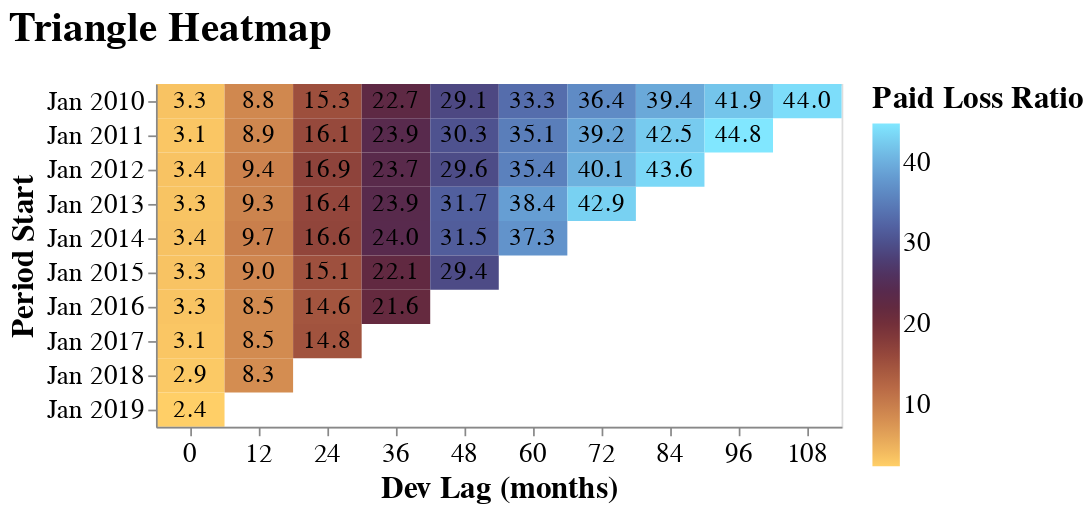

The cell this chart's notebook holds for it:
### Code cell
triangle.plot_heatmap()

### Figure 1 — Vega-Lite specification as saved in the notebook (floating-point values rounded to 4 significant figures)
{"autosize": {"contains": "content", "resize": true}, "config": {"style": {"group-title": {"fontSize": 24}, "group-subtitle": {"fontSize": 18}, "guide-label": {"fontSize": 16, "font": "sans-serif"}, "guide-title": {"fontSize": 18, "font": "sans-serif"}}, "mark": {"color": "#1f8fff"}, "title": {"anchor": "start", "offset": 20}, "legend": {"orient": "right", "titleAnchor": "start", "layout": {"direction": "vertical"}, "labelFontSize": 16.0, "titleFontSize": 18.0}, "axis": {"labelFontSize": 16.0, "titleFontSize": 18.0}}, "layer": [{"mark": {"type": "rect"}, "encoding": {"color": {"condition": {"param": "param_96", "field": "metric", "scale": {"range": ["#ffcf67", "#ecb15d", "#da9654", "#c87e4c", "#b66745", "#a1533e", "#8a3f3a", "#733039", "#5f2941", "#522c53", "#4c3a6d", "#4d4e8a", "#5264a4", "#597bb8", "#6293cb", "#6caddc", "#76c9ed", "#81e7ff"]}, "title": "Paid Loss Ratio", "type": "quantitative"}, "value": "gray"}, "stroke": {"condition": [{"test": "((datum.metric_sd / datum.metric) > 0)", "value": "black"}]}, "strokeWidth": {"condition": [{"test": "((datum.metric_sd / datum.metric) > 0)", "value": 3}], "value": 0}, "tooltip": [{"field": "period_start", "title": "Period Start", "type": "temporal"}, {"field": "period_end", "title": "Period End", "type": "temporal"}, {"field": "evaluation_date", "title": "Evaluation Date", "type": "temporal"}, {"field": "dev_lag", "title": "Dev Lag (months)", "type": "ordinal"}, {"field": "metric", "title": "Paid Loss Ratio", "type": "quantitative"}], "x": {"axis": {"labelAngle": 0}, "field": "dev_lag", "title": "Dev Lag (months)", "type": "nominal"}, "y": {"field": "period_start", "scale": {"reverse": false}, "timeUnit": "yearmonth", "title": "Period Start", "type": "ordinal"}}, "name": "view_105", "title": {"text": "Paid Loss Ratio", "anchor": "middle", "font": "sans-serif", "fontSize": 12, "fontWeight": "normal"}}, {"mark": {"type": "text", "font": "sans-serif", "fontSize": 14.74}, "encoding": {"text": {"field": "metric", "format": ",.1f", "type": "quantitative"}, "x": {"axis": {"labelAngle": 0}, "field": "dev_lag", "title": "Dev Lag (months)", "type": "nominal"}, "y": {"field": "period_start", "scale": {"reverse": false}, "timeUnit": "yearmonth", "title": "Period Start", "type": "ordinal"}}, "title": {"text": "Paid Loss Ratio", "anchor": "middle", "font": "sans-serif", "fontSize": 12, "fontWeight": "normal"}}], "data": {"values": [{"period_start": "2010-01-01T00:00:00", "period_end": "2010-12-31T00:00:00", "evaluation_date": "2010-12-31T00:00:00", "dev_lag": 0.0, "metric": 3.327, "metric_sd": 0, "metric_lower_ci": null, "metric_upper_ci": null, "Field": "Paid Loss Ratio"}, {"period_start": "2010-01-01T00:00:00", "period_end": "2010-12-31T00:00:00", "evaluation_date": "2011-12-31T00:00:00", "dev_lag": 12.0, "metric": 8.836, "metric_sd": 0, "metric_lower_ci": null, "metric_upper_ci": null, "Field": "Paid Loss Ratio"}, {"period_start": "2010-01-01T00:00:00", "period_end": "2010-12-31T00:00:00", "evaluation_date": "2012-12-31T00:00:00", "dev_lag": 24.0, "metric": 15.29, "metric_sd": 0, "metric_lower_ci": null, "metric_upper_ci": null, "Field": "Paid Loss Ratio"}, {"period_start": "2010-01-01T00:00:00", "period_end": "2010-12-31T00:00:00", "evaluation_date": "2013-12-31T00:00:00", "dev_lag": 36.0, "metric": 22.72, "metric_sd": 0, "metric_lower_ci": null, "metric_upper_ci": null, "Field": "Paid Loss Ratio"}, {"period_start": "2010-01-01T00:00:00", "period_end": "2010-12-31T00:00:00", "evaluation_date": "2014-12-31T00:00:00", "dev_lag": 48.0, "metric": 29.11, "metric_sd": 0, "metric_lower_ci": null, "metric_upper_ci": null, "Field": "Paid Loss Ratio"}, {"period_start": "2010-01-01T00:00:00", "period_end": "2010-12-31T00:00:00", "evaluation_date": "2015-12-31T00:00:00", "dev_lag": 60.0, "metric": 33.3, "metric_sd": 0, "metric_lower_ci": null, "metric_upper_ci": null, "Field": "Paid Loss Ratio"}, {"period_start": "2010-01-01T00:00:00", "period_end": "2010-12-31T00:00:00", "evaluation_date": "2016-12-31T00:00:00", "dev_lag": 72.0, "metric": 36.43, "metric_sd": 0, "metric_lower_ci": null, "metric_upper_ci": null, "Field": "Paid Loss Ratio"}, {"period_start": "2010-01-01T00:00:00", "period_end": "2010-12-31T00:00:00", "evaluation_date": "2017-12-31T00:00:00", "dev_lag": 84.0, "metric": 39.38, "metric_sd": 0, "metric_lower_ci": null, "metric_upper_ci": null, "Field": "Paid Loss Ratio"}, {"period_start": "2010-01-01T00:00:00", "period_end": "2010-12-31T00:00:00", "evaluation_date": "2018-12-31T00:00:00", "dev_lag": 96.0, "metric": 41.93, "metric_sd": 0, "metric_lower_ci": null, "metric_upper_ci": null, "Field": "Paid Loss Ratio"}, {"period_start": "2010-01-01T00:00:00", "period_end": "2010-12-31T00:00:00", "evaluation_date": "2019-12-31T00:00:00", "dev_lag": 108.0, "metric": 43.96, "metric_sd": 0, "metric_lower_ci": null, "metric_upper_ci": null, "Field": "Paid Loss Ratio"}, {"period_start": "2011-01-01T00:00:00", "period_end": "2011-12-31T00:00:00", "evaluation_date": "2011-12-31T00:00:00", "dev_lag": 0.0, "metric": 3.096, "metric_sd": 0, "metric_lower_ci": null, "metric_upper_ci": null, "Field": "Paid Loss Ratio"}, {"period_start": "2011-01-01T00:00:00", "period_end": "2011-12-31T00:00:00", "evaluation_date": "2012-12-31T00:00:00", "dev_lag": 12.0, "metric": 8.904, "metric_sd": 0, "metric_lower_ci": null, "metric_upper_ci": null, "Field": "Paid Loss Ratio"}, {"period_start": "2011-01-01T00:00:00", "period_end": "2011-12-31T00:00:00", "evaluation_date": "2013-12-31T00:00:00", "dev_lag": 24.0, "metric": 16.11, "metric_sd": 0, "metric_lower_ci": null, "metric_upper_ci": null, "Field": "Paid Loss Ratio"}, {"period_start": "2011-01-01T00:00:00", "period_end": "2011-12-31T00:00:00", "evaluation_date": "2014-12-31T00:00:00", "dev_lag": 36.0, "metric": 23.94, "metric_sd": 0, "metric_lower_ci": null, "metric_upper_ci": null, "Field": "Paid Loss Ratio"}, {"period_start": "2011-01-01T00:00:00", "period_end": "2011-12-31T00:00:00", "evaluation_date": "2015-12-31T00:00:00", "dev_lag": 48.0, "metric": 30.3, "metric_sd": 0, "metric_lower_ci": null, "metric_upper_ci": null, "Field": "Paid Loss Ratio"}, {"period_start": "2011-01-01T00:00:00", "period_end": "2011-12-31T00:00:00", "evaluation_date": "2016-12-31T00:00:00", "dev_lag": 60.0, "metric": 35.06, "metric_sd": 0, "metric_lower_ci": null, "metric_upper_ci": null, "Field": "Paid Loss Ratio"}, {"period_start": "2011-01-01T00:00:00", "period_end": "2011-12-31T00:00:00", "evaluation_date": "2017-12-31T00:00:00", "dev_lag": 72.0, "metric": 39.16, "metric_sd": 0, "metric_lower_ci": null, "metric_upper_ci": null, "Field": "Paid Loss Ratio"}, {"period_start": "2011-01-01T00:00:00", "period_end": "2011-12-31T00:00:00", "evaluation_date": "2018-12-31T00:00:00", "dev_lag": 84.0, "metric": 42.49, "metric_sd": 0, "metric_lower_ci": null, "metric_upper_ci": null, "Field": "Paid Loss Ratio"}, {"period_start": "2011-01-01T00:00:00", "period_end": "2011-12-31T00:00:00", "evaluation_date": "2019-12-31T00:00:00", "dev_lag": 96.0, "metric": 44.78, "metric_sd": 0, "metric_lower_ci": null, "metric_upper_ci": null, "Field": "Paid Loss Ratio"}, {"period_start": "2012-01-01T00:00:00", "period_end": "2012-12-31T00:00:00", "evaluation_date": "2012-12-31T00:00:00", "dev_lag": 0.0, "metric": 3.365, "metric_sd": 0, "metric_lower_ci": null, "metric_upper_ci": null, "Field": "Paid Loss Ratio"}, {"period_start": "2012-01-01T00:00:00", "period_end": "2012-12-31T00:00:00", "evaluation_date": "2013-12-31T00:00:00", "dev_lag": 12.0, "metric": 9.382, "metric_sd": 0, "metric_lower_ci": null, "metric_upper_ci": null, "Field": "Paid Loss Ratio"}, {"period_start": "2012-01-01T00:00:00", "period_end": "2012-12-31T00:00:00", "evaluation_date": "2014-12-31T00:00:00", "dev_lag": 24.0, "metric": 16.87, "metric_sd": 0, "metric_lower_ci": null, "metric_upper_ci": null, "Field": "Paid Loss Ratio"}, {"period_start": "2012-01-01T00:00:00", "period_end": "2012-12-31T00:00:00", "evaluation_date": "2015-12-31T00:00:00", "dev_lag": 36.0, "metric": 23.68, "metric_sd": 0, "metric_lower_ci": null, "metric_upper_ci": null, "Field": "Paid Loss Ratio"}, {"period_start": "2012-01-01T00:00:00", "period_end": "2012-12-31T00:00:00", "evaluation_date": "2016-12-31T00:00:00", "dev_lag": 48.0, "metric": 29.56, "metric_sd": 0, "metric_lower_ci": null, "metric_upper_ci": null, "Field": "Paid Loss Ratio"}, {"period_start": "2012-01-01T00:00:00", "period_end": "2012-12-31T00:00:00", "evaluation_date": "2017-12-31T00:00:00", "dev_lag": 60.0, "metric": 35.39, "metric_sd": 0, "metric_lower_ci": null, "metric_upper_ci": null, "Field": "Paid Loss Ratio"}, {"period_start": "2012-01-01T00:00:00", "period_end": "2012-12-31T00:00:00", "evaluation_date": "2018-12-31T00:00:00", "dev_lag": 72.0, "metric": 40.13, "metric_sd": 0, "metric_lower_ci": null, "metric_upper_ci": null, "Field": "Paid Loss Ratio"}, {"period_start": "2012-01-01T00:00:00", "period_end": "2012-12-31T00:00:00", "evaluation_date": "2019-12-31T00:00:00", "dev_lag": 84.0, "metric": 43.57, "metric_sd": 0, "metric_lower_ci": null, "metric_upper_ci": null, "Field": "Paid Loss Ratio"}, {"period_start": "2013-01-01T00:00:00", "period_end": "2013-12-31T00:00:00", "evaluation_date": "2013-12-31T00:00:00", "dev_lag": 0.0, "metric": 3.302, "metric_sd": 0, "metric_lower_ci": null, "metric_upper_ci": null, "Field": "Paid Loss Ratio"}, {"period_start": "2013-01-01T00:00:00", "period_end": "2013-12-31T00:00:00", "evaluation_date": "2014-12-31T00:00:00", "dev_lag": 12.0, "metric": 9.259, "metric_sd": 0, "metric_lower_ci": null, "metric_upper_ci": null, "Field": "Paid Loss Ratio"}, {"period_start": "2013-01-01T00:00:00", "period_end": "2013-12-31T00:00:00", "evaluation_date": "2015-12-31T00:00:00", "dev_lag": 24.0, "metric": 16.39, "metric_sd": 0, "metric_lower_ci": null, "metric_upper_ci": null, "Field": "Paid Loss Ratio"}, {"period_start": "2013-01-01T00:00:00", "period_end": "2013-12-31T00:00:00", "evaluation_date": "2016-12-31T00:00:00", "dev_lag": 36.0, "metric": 23.85, "metric_sd": 0, "metric_lower_ci": null, "metric_upper_ci": null, "Field": "Paid Loss Ratio"}, {"period_start": "2013-01-01T00:00:00", "period_end": "2013-12-31T00:00:00", "evaluation_date": "2017-12-31T00:00:00", "dev_lag": 48.0, "metric": 31.7, "metric_sd": 0, "metric_lower_ci": null, "metric_upper_ci": null, "Field": "Paid Loss Ratio"}, {"period_start": "2013-01-01T00:00:00", "period_end": "2013-12-31T00:00:00", "evaluation_date": "2018-12-31T00:00:00", "dev_lag": 60.0, "metric": 38.36, "metric_sd": 0, "metric_lower_ci": null, "metric_upper_ci": null, "Field": "Paid Loss Ratio"}, {"period_start": "2013-01-01T00:00:00", "period_end": "2013-12-31T00:00:00", "evaluation_date": "2019-12-31T00:00:00", "dev_lag": 72.0, "metric": 42.94, "metric_sd": 0, "metric_lower_ci": null, "metric_upper_ci": null, "Field": "Paid Loss Ratio"}, {"period_start": "2014-01-01T00:00:00", "period_end": "2014-12-31T00:00:00", "evaluation_date": "2014-12-31T00:00:00", "dev_lag": 0.0, "metric": 3.42, "metric_sd": 0, "metric_lower_ci": null, "metric_upper_ci": null, "Field": "Paid Loss Ratio"}, {"period_start": "2014-01-01T00:00:00", "period_end": "2014-12-31T00:00:00", "evaluation_date": "2015-12-31T00:00:00", "dev_lag": 12.0, "metric": 9.725, "metric_sd": 0, "metric_lower_ci": null, "metric_upper_ci": null, "Field": "Paid Loss Ratio"}, {"period_start": "2014-01-01T00:00:00", "period_end": "2014-12-31T00:00:00", "evaluation_date": "2016-12-31T00:00:00", "dev_lag": 24.0, "metric": 16.55, "metric_sd": 0, "metric_lower_ci": null, "metric_upper_ci": null, "Field": "Paid Loss Ratio"}, {"period_start": "2014-01-01T00:00:00", "period_end": "2014-12-31T00:00:00", "evaluation_date": "2017-12-31T00:00:00", "dev_lag": 36.0, "metric": 23.96, "metric_sd": 0, "metric_lower_ci": null, "metric_upper_ci": null, "Field": "Paid Loss Ratio"}, {"period_start": "2014-01-01T00:00:00", "period_end": "2014-12-31T00:00:00", "evaluation_date": "2018-12-31T00:00:00", "dev_lag": 48.0, "metric": 31.47, "metric_sd": 0, "metric_lower_ci": null, "metric_upper_ci": null, "Field": "Paid Loss Ratio"}, {"period_start": "2014-01-01T00:00:00", "period_end": "2014-12-31T00:00:00", "evaluation_date": "2019-12-31T00:00:00", "dev_lag": 60.0, "metric": 37.29, "metric_sd": 0, "metric_lower_ci": null, "metric_upper_ci": null, "Field": "Paid Loss Ratio"}, {"period_start": "2015-01-01T00:00:00", "period_end": "2015-12-31T00:00:00", "evaluation_date": "2015-12-31T00:00:00", "dev_lag": 0.0, "metric": 3.315, "metric_sd": 0, "metric_lower_ci": null, "metric_upper_ci": null, "Field": "Paid Loss Ratio"}, {"period_start": "2015-01-01T00:00:00", "period_end": "2015-12-31T00:00:00", "evaluation_date": "2016-12-31T00:00:00", "dev_lag": 12.0, "metric": 8.977, "metric_sd": 0, "metric_lower_ci": null, "metric_upper_ci": null, "Field": "Paid Loss Ratio"}, {"period_start": "2015-01-01T00:00:00", "period_end": "2015-12-31T00:00:00", "evaluation_date": "2017-12-31T00:00:00", "dev_lag": 24.0, "metric": 15.14, "metric_sd": 0, "metric_lower_ci": null, "metric_upper_ci": null, "Field": "Paid Loss Ratio"}, {"period_start": "2015-01-01T00:00:00", "period_end": "2015-12-31T00:00:00", "evaluation_date": "2018-12-31T00:00:00", "dev_lag": 36.0, "metric": 22.09, "metric_sd": 0, "metric_lower_ci": null, "metric_upper_ci": null, "Field": "Paid Loss Ratio"}, {"period_start": "2015-01-01T00:00:00", "period_end": "2015-12-31T00:00:00", "evaluation_date": "2019-12-31T00:00:00", "dev_lag": 48.0, "metric": 29.44, "metric_sd": 0, "metric_lower_ci": null, "metric_upper_ci": null, "Field": "Paid Loss Ratio"}, {"period_start": "2016-01-01T00:00:00", "period_end": "2016-12-31T00:00:00", "evaluation_date": "2016-12-31T00:00:00", "dev_lag": 0.0, "metric": 3.259, "metric_sd": 0, "metric_lower_ci": null, "metric_upper_ci": null, "Field": "Paid Loss Ratio"}, {"period_start": "2016-01-01T00:00:00", "period_end": "2016-12-31T00:00:00", "evaluation_date": "2017-12-31T00:00:00", "dev_lag": 12.0, "metric": 8.496, "metric_sd": 0, "metric_lower_ci": null, "metric_upper_ci": null, "Field": "Paid Loss Ratio"}, {"period_start": "2016-01-01T00:00:00", "period_end": "2016-12-31T00:00:00", "evaluation_date": "2018-12-31T00:00:00", "dev_lag": 24.0, "metric": 14.56, "metric_sd": 0, "metric_lower_ci": null, "metric_upper_ci": null, "Field": "Paid Loss Ratio"}, {"period_start": "2016-01-01T00:00:00", "period_end": "2016-12-31T00:00:00", "evaluation_date": "2019-12-31T00:00:00", "dev_lag": 36.0, "metric": 21.63, "metric_sd": 0, "metric_lower_ci": null, "metric_upper_ci": null, "Field": "Paid Loss Ratio"}, {"period_start": "2017-01-01T00:00:00", "period_end": "2017-12-31T00:00:00", "evaluation_date": "2017-12-31T00:00:00", "dev_lag": 0.0, "metric": 3.115, "metric_sd": 0, "metric_lower_ci": null, "metric_upper_ci": null, "Field": "Paid Loss Ratio"}, {"period_start": "2017-01-01T00:00:00", "period_end": "2017-12-31T00:00:00", "evaluation_date": "2018-12-31T00:00:00", "dev_lag": 12.0, "metric": 8.486, "metric_sd": 0, "metric_lower_ci": null, "metric_upper_ci": null, "Field": "Paid Loss Ratio"}, {"period_start": "2017-01-01T00:00:00", "period_end": "2017-12-31T00:00:00", "evaluation_date": "2019-12-31T00:00:00", "dev_lag": 24.0, "metric": 14.85, "metric_sd": 0, "metric_lower_ci": null, "metric_upper_ci": null, "Field": "Paid Loss Ratio"}, {"period_start": "2018-01-01T00:00:00", "period_end": "2018-12-31T00:00:00", "evaluation_date": "2018-12-31T00:00:00", "dev_lag": 0.0, "metric": 2.882, "metric_sd": 0, "metric_lower_ci": null, "metric_upper_ci": null, "Field": "Paid Loss Ratio"}, {"period_start": "2018-01-01T00:00:00", "period_end": "2018-12-31T00:00:00", "evaluation_date": "2019-12-31T00:00:00", "dev_lag": 12.0, "metric": 8.275, "metric_sd": 0, "metric_lower_ci": null, "metric_upper_ci": null, "Field": "Paid Loss Ratio"}, {"period_start": "2019-01-01T00:00:00", "period_end": "2019-12-31T00:00:00", "evaluation_date": "2019-12-31T00:00:00", "dev_lag": 0.0, "metric": 2.369, "metric_sd": 0, "metric_lower_ci": null, "metric_upper_ci": null, "Field": "Paid Loss Ratio"}]}, "height": 200, "params": [{"name": "param_96", "select": {"type": "interval"}, "views": ["view_105"]}], "resolve": {"legend": {"color": "independent"}, "scale": {"color": "independent"}}, "title": {"text": "Triangle Heatmap"}, "width": 400, "$schema": "https://vega.github.io/schema/vega-lite/v5.20.1.json"}
